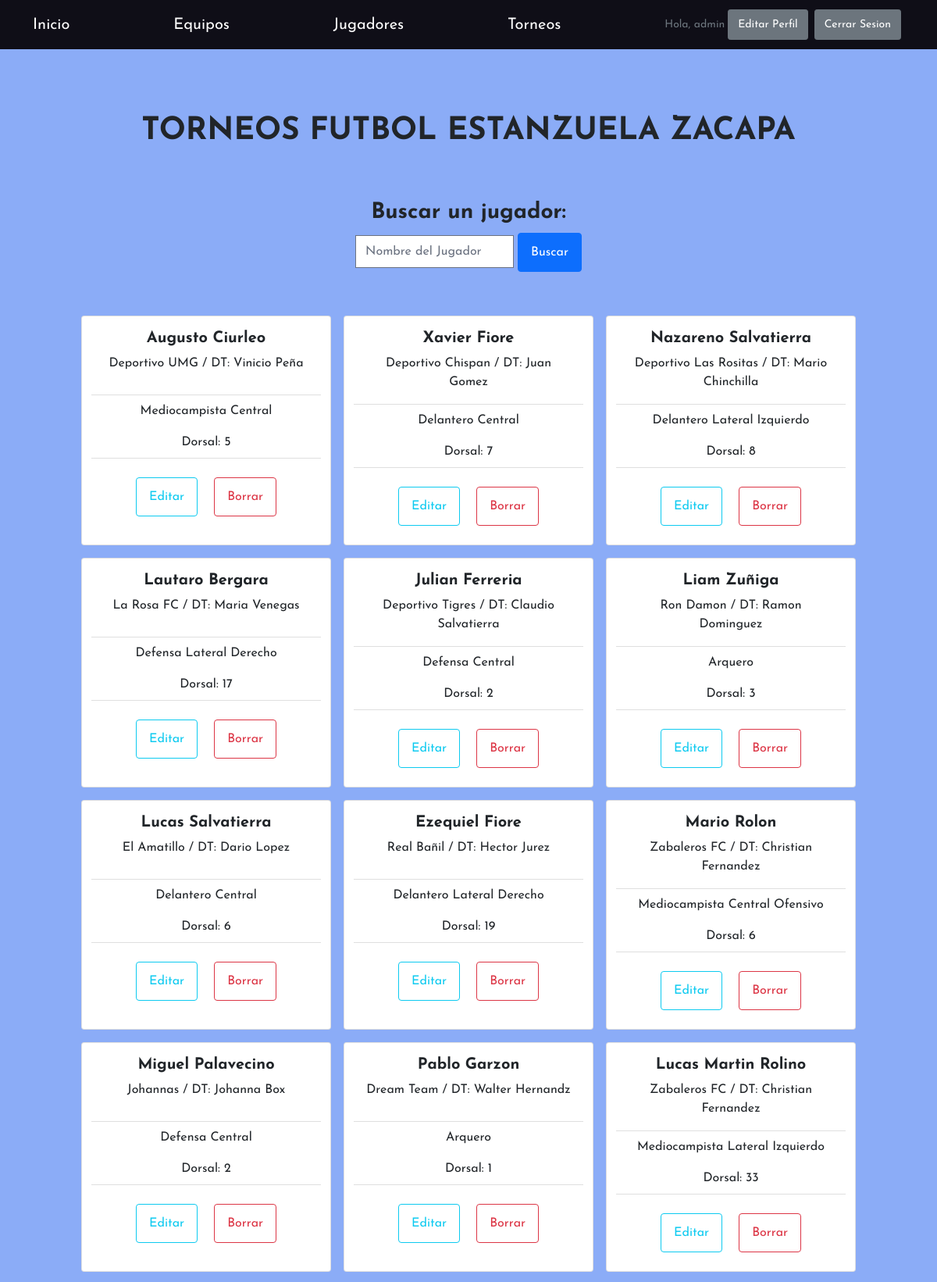
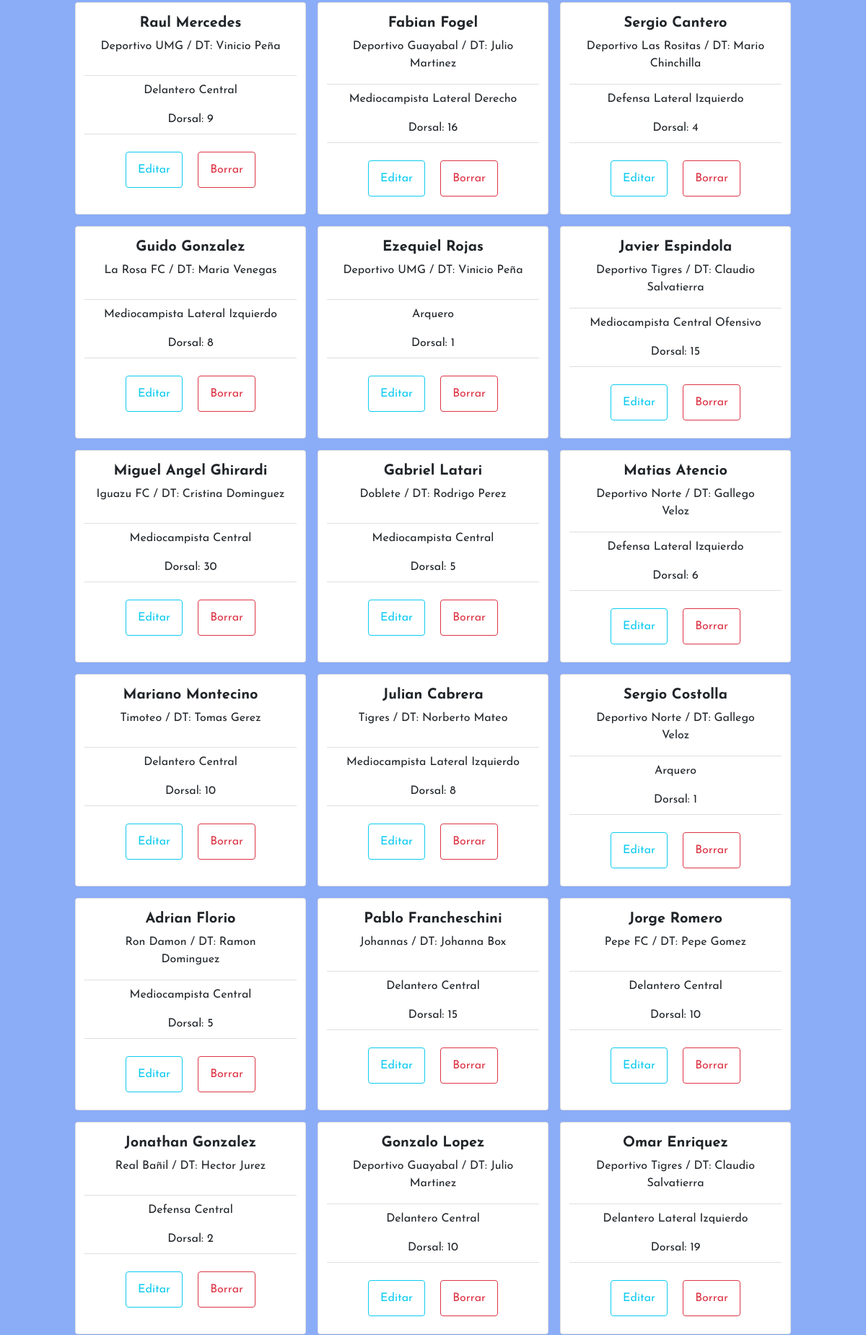
Page /jugadores/ (signed in, upper part) on the committed database (2 pictures, top to bottom).
### Equipos/models.py (models this page shows, shortened)
class Jugadores(models.Model):
    nombre = CharField(max_length=30)
    apellido = CharField(max_length=30)
    dorsal = IntegerField()
    equipo = models.ForeignKey(Equipos, on_delete=models.CASCADE)
    posicion = models.ForeignKey(PosicionesJugadores, on_delete=models.CASCADE)

class Equipos(models.Model):
    nombre = CharField(max_length=30)
    abreviatura = CharField(max_length=8)
    nombre_DT = CharField(max_length=20)
    cant_jugadores = IntegerField()
    escudo = ImageField(upload_to='Equipos/escudos/', blank=True, null=True)
    torneo_equipo = ForeignKey(Torneos, on_delete=models.CASCADE, blank=True, null=True)
    def __str__(self):
        return f"{self.nombre} / DT: {self.nombre_DT}"

class PosicionesJugadores(models.Model):
    posicion = CharField(max_length=35)
    def __str__(self):
        return f"{self.posicion}"

### Equipos/views.py (the view)
# urls.py: path('jugadores/', views.JugadoresList.as_view(), name='Jugadores'),
class JugadoresList(ListView):
    model = Jugadores
    template_name = "jugadores.html"

### Equipos/templates/jugadores.html (shortened to what this page needs)
{% extends "base.html" %}
{% load static %}
{% block content %}
<div class="col text-center">
    <h3>Buscar un jugador:</h3>
    <form action="buscarJugador/" method="GET">
        <input type="text" name="nombre" id="nombre" placeholder="Nombre del Jugador">
        <input type="submit" value="Buscar" class="btn btn-primary">
    </form>
</div>
<br>
<div class="row my-4 text-center d-flex flex-row justify-content-center">
    {% for jugador in object_list %}
    <div class="card m-2" style="width: 20rem;">
        <div class="card-body">
            <h5 class="card-title">{{ jugador.nombre }} {{ jugador.apellido }}</h5>
            <p class="card-text">{{ jugador.equipo }}</p>
        </div>
        <ul class="list-group list-group-flush">
            <li class="list-group-item">{{ jugador.posicion }}</li>
            <li class="list-group-item">Dorsal: {{ jugador.dorsal }} </li>
        </ul>
        <div class="card-body">
            <a class="m-2 btn btn-outline-info" href="{% url 'EditarJugador' jugador.id %}">Editar</a>
            <a class="m-2 btn btn-outline-danger" href="{% url 'EliminarJugador' jugador.id %}">Borrar</a>
        </div>
    </div>
    {% endfor %}
</div>
{% endblock %}

### Equipos/templates/base.html (shortened to what this page needs)
{% load tailwind_tags %}
<!DOCTYPE html>
<html lang="es">
<head>
    {% load static %}
    <link href="https://cdn.jsdelivr.net/npm/bootstrap-icons@1.5.0/font/bootstrap-icons.css" rel="stylesheet"
        type="text/css" />
    <link rel="stylesheet" href="https://use.fontawesome.com/releases/v5.8.2/css/all.css"
>
    {% tailwind_css %}
    <link rel="stylesheet" href="https://maxcdn.bootstrapcdn.com/bootstrap/4.0.0/css/bootstrap.min.css"
>
    <link rel="stylesheet" href="{% static 'css/styles.css' %}">
    <link rel="stylesheet" href="{% static 'css/estilos.css' %}">
</head>
<body>
    <nav class="navbar navbar-dark fixed-top" style="background-color: #0f0e17;">
        <div class="container" style="justify-content: space-between;">
            <a class="navbar-brand" href="{% url 'Inicio' %}">Inicio</a>
            <a class="navbar-brand" href="{% url 'Equipos' %}">Equipos</a>
            <a class="navbar-brand" href="{% url 'Jugadores' %}">Jugadores</a>
            <a class="navbar-brand" href="{% url 'Torneos' %}">Torneos</a>
            <div class="d-flex flex-row justify-content-center align-items-center align-self-end">
                {% if user.is_authenticated %}
                <p class="text-muted small mb-4 mb-lg-0">Hola, {{user.username}}</p>
                <a class="btn btn-sm btn-secondary m-1" href="{% url 'EditarPerfil' %}">Editar Perfil</a>
                <a class="btn btn-sm btn-secondary m-1" href="{% url 'Logout' %}">Cerrar Sesion</a>
                {% else %}
                <a class="btn btn-sm btn-secondary m-1" href="{% url 'Login' %}">Iniciar Sesion</a>s
                {% endif %}
            </div>
        </div>
    </nav>
    <header class="h-64 d-flex justify-content-center align-items-center ">
        <div class=" mt-32 text-center">
            <h1 class="mb-5 text-black-900">TORNEOS FUTBOL ESTANZUELA ZACAPA</h1>
        </div>
    </header>
    {% block content %}
    {% endblock %}
</body>
</html>

### Equipos/static/css/estilos.css (style rules this page uses)
body { margin: 0; padding: 0; height: 100vh; font-family: 'Josefin Sans', sans-serif; background-color: rgba(110, 152, 245, 0.801); }

### rows in the picture
Jugadores: nombre "Augusto", apellido "Ciurleo", equipo "Deportivo UMG / DT: Vinicio Peña", posicion "Mediocampista Central", dorsal "5"
Jugadores: nombre "Xavier", apellido "Fiore", equipo "Deportivo Chispan / DT: Juan Gomez", posicion "Delantero Central", dorsal "7"
Jugadores: nombre "Nazareno", apellido "Salvatierra", equipo "Deportivo Las Rositas / DT: Mario Chinchilla", posicion "Delantero Lateral Izquierdo", dorsal "8"
Jugadores: nombre "Lautaro", apellido "Bergara", equipo "La Rosa FC / DT: Maria Venegas", posicion "Defensa Lateral Derecho", dorsal "17"
Jugadores: nombre "Julian", apellido "Ferreria", equipo "Deportivo Tigres / DT: Claudio Salvatierra", posicion "Defensa Central", dorsal "2"
Jugadores: nombre "Liam", apellido "Zuñiga", equipo "Ron Damon / DT: Ramon Dominguez", posicion "Arquero", dorsal "3"
Jugadores: nombre "Lucas", apellido "Salvatierra", equipo "El Amatillo / DT: Dario Lopez", posicion "Delantero Central", dorsal "6"
Jugadores: nombre "Ezequiel", apellido "Fiore", equipo "Real Bañil / DT: Hector Jurez", posicion "Delantero Lateral Derecho", dorsal "19"
Jugadores: nombre "Mario", apellido "Rolon", equipo "Zabaleros FC / DT: Christian Fernandez", posicion "Mediocampista Central Ofensivo", dorsal "6"
Jugadores: nombre "Miguel", apellido "Palavecino", equipo "Johannas / DT: Johanna Box", posicion "Defensa Central", dorsal "2"
Jugadores: nombre "Pablo", apellido "Garzon", equipo "Dream Team / DT: Walter Hernandz", posicion "Arquero", dorsal "1"
Jugadores: nombre "Lucas Martin", apellido "Rolino", equipo "Zabaleros FC / DT: Christian Fernandez", posicion "Mediocampista Lateral Izquierdo", dorsal "33"
Jugadores: nombre "Raul", apellido "Mercedes", equipo "Deportivo UMG / DT: Vinicio Peña", posicion "Delantero Central", dorsal "9"
Jugadores: nombre "Fabian", apellido "Fogel", equipo "Deportivo Guayabal / DT: Julio Martinez", posicion "Mediocampista Lateral Derecho", dorsal "16"
Jugadores: nombre "Sergio", apellido "Cantero", equipo "Deportivo Las Rositas / DT: Mario Chinchilla", posicion "Defensa Lateral Izquierdo", dorsal "4"
Jugadores: nombre "Guido", apellido "Gonzalez", equipo "La Rosa FC / DT: Maria Venegas", posicion "Mediocampista Lateral Izquierdo", dorsal "8"
Jugadores: nombre "Ezequiel", apellido "Rojas", equipo "Deportivo UMG / DT: Vinicio Peña", posicion "Arquero", dorsal "1"
Jugadores: nombre "Javier", apellido "Espindola", equipo "Deportivo Tigres / DT: Claudio Salvatierra", posicion "Mediocampista Central Ofensivo", dorsal "15"
Jugadores: nombre "Miguel Angel", apellido "Ghirardi", equipo "Iguazu FC / DT: Cristina Dominguez", posicion "Mediocampista Central", dorsal "30"
Jugadores: nombre "Gabriel", apellido "Latari", equipo "Doblete / DT: Rodrigo Perez", posicion "Mediocampista Central", dorsal "5"
Jugadores: nombre "Matias", apellido "Atencio", equipo "Deportivo Norte / DT: Gallego Veloz", posicion "Defensa Lateral Izquierdo", dorsal "6"
Jugadores: nombre "Mariano", apellido "Montecino", equipo "Timoteo / DT: Tomas Gerez", posicion "Delantero Central", dorsal "10"
Jugadores: nombre "Julian", apellido "Cabrera", equipo "Tigres / DT: Norberto Mateo", posicion "Mediocampista Lateral Izquierdo", dorsal "8"
Jugadores: nombre "Sergio", apellido "Costolla", equipo "Deportivo Norte / DT: Gallego Veloz", posicion "Arquero", dorsal "1"
Jugadores: nombre "Adrian", apellido "Florio", equipo "Ron Damon / DT: Ramon Dominguez", posicion "Mediocampista Central", dorsal "5"
Jugadores: nombre "Pablo", apellido "Francheschini", equipo "Johannas / DT: Johanna Box", posicion "Delantero Central", dorsal "15"
Jugadores: nombre "Jorge", apellido "Romero", equipo "Pepe FC / DT: Pepe Gomez", posicion "Delantero Central", dorsal "10"
Jugadores: nombre "Jonathan", apellido "Gonzalez", equipo "Real Bañil / DT: Hector Jurez", posicion "Defensa Central", dorsal "2"
Jugadores: nombre "Gonzalo", apellido "Lopez", equipo "Deportivo Guayabal / DT: Julio Martinez", posicion "Delantero Central", dorsal "10"
Jugadores: nombre "Omar", apellido "Enriquez", equipo "Deportivo Tigres / DT: Claudio Salvatierra", posicion "Delantero Lateral Izquierdo", dorsal "19"

### other values in the picture
{{ user.username }} "admin"
